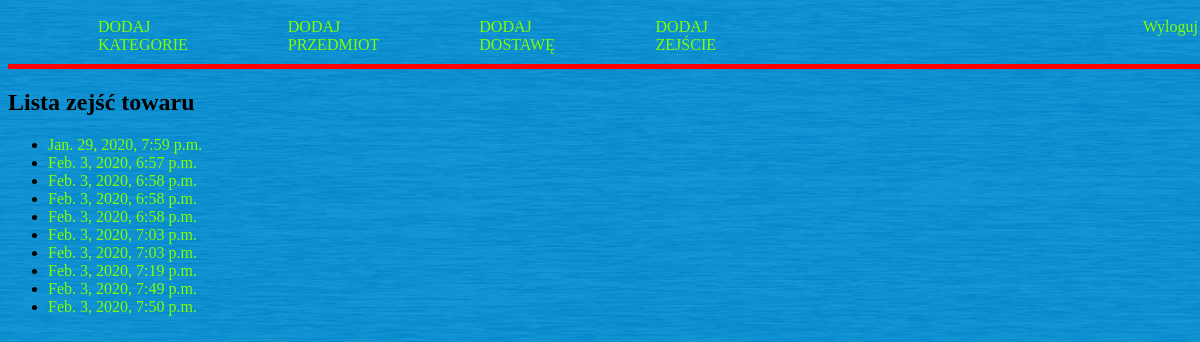
Screenshot of /descent/ (signed in) with the database file from the repository.
### store/models.py (models this page shows, shortened)
class Descent(models.Model):
    descent_date = models.DateTimeField(
        default=timezone.now,
        verbose_name="DATA ZEJŚCIA",
        )
    products = models.ManyToManyField(
        Product,
        through='Descent_memory',
    )
    class Meta:
         ordering = ['descent_date']

### store/views.py (the view)
# urls.py: path('descent/', views.ListDescent.as_view(), name="list-descent"),
class ListDescent(ListView):
    model = Descent
    template_name = 'store/descent_list.html'
    extra_context = {
        'title': "Lista zejść towaru",
    }
    context_object_name = 'descent_list'

### store/templates/store/descent_list.html (shortened to what this page needs)
{% extends "base.html" %}
{% block content %}
<ul>
    {% for descent in descent_list%}
    <li><a href="{% url 'descent-details' descent.pk %}"">{{ descent.descent_date }}</a></li>
    {% endfor %}
</ul>
{% endblock %}

### store/static/store/style.css (style rules this page uses)
body { min-width: 100%; min-height: 100vh; background-image: url(background.png); background-repeat: no-repeat; background-position: center center; background-size: cover; }

### store/templates/store/descent_list.html (style rules this page uses)
ul li a { text-decoration: none; color: chartreuse; }

### rows the page displays
Descent: descent_date "Jan. 29, 2020, 7:59 p.m."
Descent: descent_date "Feb. 3, 2020, 6:57 p.m."
Descent: descent_date "Feb. 3, 2020, 6:58 p.m."
Descent: descent_date "Feb. 3, 2020, 6:58 p.m."
Descent: descent_date "Feb. 3, 2020, 6:58 p.m."
Descent: descent_date "Feb. 3, 2020, 7:03 p.m."
Descent: descent_date "Feb. 3, 2020, 7:03 p.m."
Descent: descent_date "Feb. 3, 2020, 7:19 p.m."
Descent: descent_date "Feb. 3, 2020, 7:49 p.m."
Descent: descent_date "Feb. 3, 2020, 7:50 p.m."

### other values shown
{{ title }} "Lista zejść towaru"
